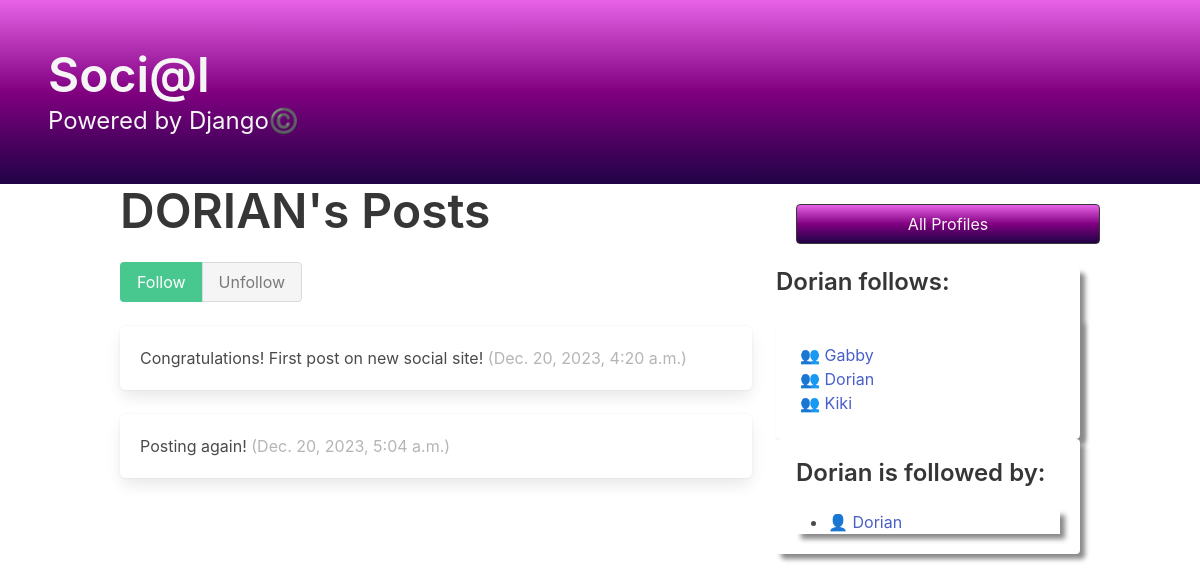
Page /profile/2 on the earlier database version.
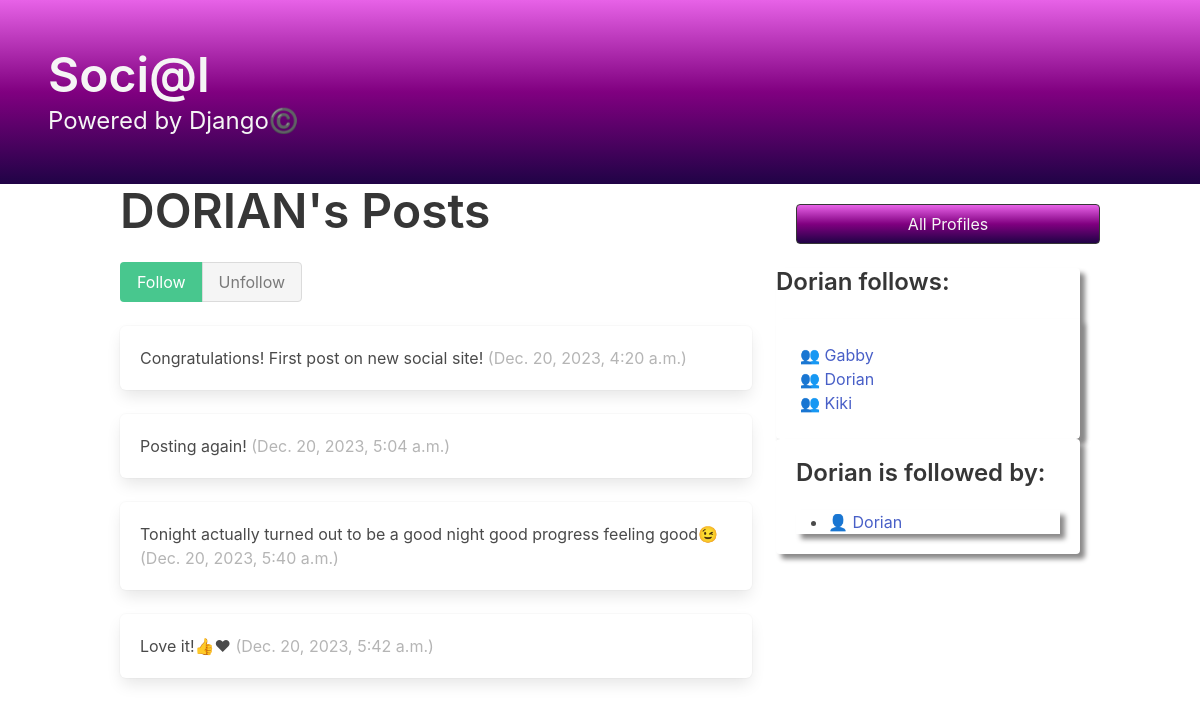
Same page on the later database version.
### dwitter/models.py (models this page shows, shortened)
class Dweet(models.Model):
    user = models.ForeignKey(User,
                             related_name="dweets",
                             on_delete=models.DO_NOTHING)
    body = models.CharField(max_length=140)
    created_at = models.DateTimeField(auto_now_add=True)

class Profile(models.Model):
    user = models.OneToOneField(User, on_delete=models.CASCADE)
    follows = models.ManyToManyField(
        "self",
        related_name="followed_by",
        symmetrical=False,
        blank=True
    )
    def __str__(self):
        return self.user.username
    user = models.OneToOneField(User, on_delete=models.CASCADE)
    follows = models.ManyToManyField(
        "self",
        related_name="followed_by",
        symmetrical=False,
        blank=True
    )

### dwitter/views.py (the view, shortened to what this page needs)
# urls.py: path("profile/<int:pk>", profile, name="profile"),
def profile(request, pk):
    profile = Profile.objects.get(pk=pk)
    return render(request, "profile.html", {"profile": profile})

### dwitter/templates/profile.html (shortened to what this page needs)
{% extends 'base.html' %}
{% block content %}
<div class="column">
    <div class="block">
    <h1 class="title is-1">
        {{profile.user.username|upper}}'s Posts
    </h1>
    <form method="post">
        <div class="buttons has-addons">
        {% if profile in user.profile.follows.all %}
            <button class="button is-success is-static">Follow</button>
            <button class="button is-danger" name="follow" value="unfollow">
                Unfollow
            </button>
        {% else %}
            <button class="button is-success" name="follow" value="follow">
                Follow
            </button>
            <button class="button is-danger is-static">Unfollow</button>
        {% endif %}
        </div>
    </form>
    </div>
    <div class="content">
        {% for dweet in profile.user.dweets.all %}
            <div class="box">
                {{ dweet.body }}
                <span class="is-small has-text-grey-light">
                    ({{ dweet.created_at }})
                </span>
            </div>
        {% endfor %}
    </div>
</div>
<div class="column is-one-third">
    <div class="block" box-shadow: 5px 5px 5px rgb(138, 137, 137)>
        <a href="{% url 'dwitter:profile_list' %}">
            <button class="button is-dark is-outlined is-fullwidth" style="background-image:linear-gradient(rgb(231, 98, 231),purple,rgb(32, 3, 70));color:whitesmoke; margin:20px;" >
                All Profiles
            </button>
        </a>
    </div>
    <div class="card" style="box-shadow: 5px 5px 5px rgb(138, 137, 137)">
        <h3 class="title is-4">
            {{profile.user.username}} follows:
        </h3>
        <div class="card-content" style="box-shadow: 5px 5px 5px rgb(138, 137, 137)">
            <ul>
            {% for following in profile.follows.all %}
                <li>
                    <a href="{% url 'dwitter:profile' following.id %}">
                        👥  {{ following }}
                    </a>
                </li>
            {% endfor %}
            </ul>
        </div>
    </div>
    <div class="card" style="padding: 20px;box-shadow: 5px 5px 5px rgb(138, 137, 137)">
        <h3 class="title is-4">
            {{profile.user.username}} is followed by:
        </h3>
        <div class="content" style="box-shadow: 5px 5px 5px rgb(138, 137, 137)">
            <ul>
            {% for follower in profile.followed_by.all %}
                <li>
                    <a href="{% url 'dwitter:profile' follower.id %}">
                        👤 {{ follower }}
                    </a>
                </li>
            {% endfor %}
            </ul>
        </div>
    </div>
</div>
{% endblock content %}

Differences in the rows shown:
added Dweet: body "Tonight actually turned out to be a good night good progress feeling good😉", created_at "Dec. 20, 2023, 5:40 a.m."
added Dweet: body "Love it!👍❤", created_at "Dec. 20, 2023, 5:42 a.m."
